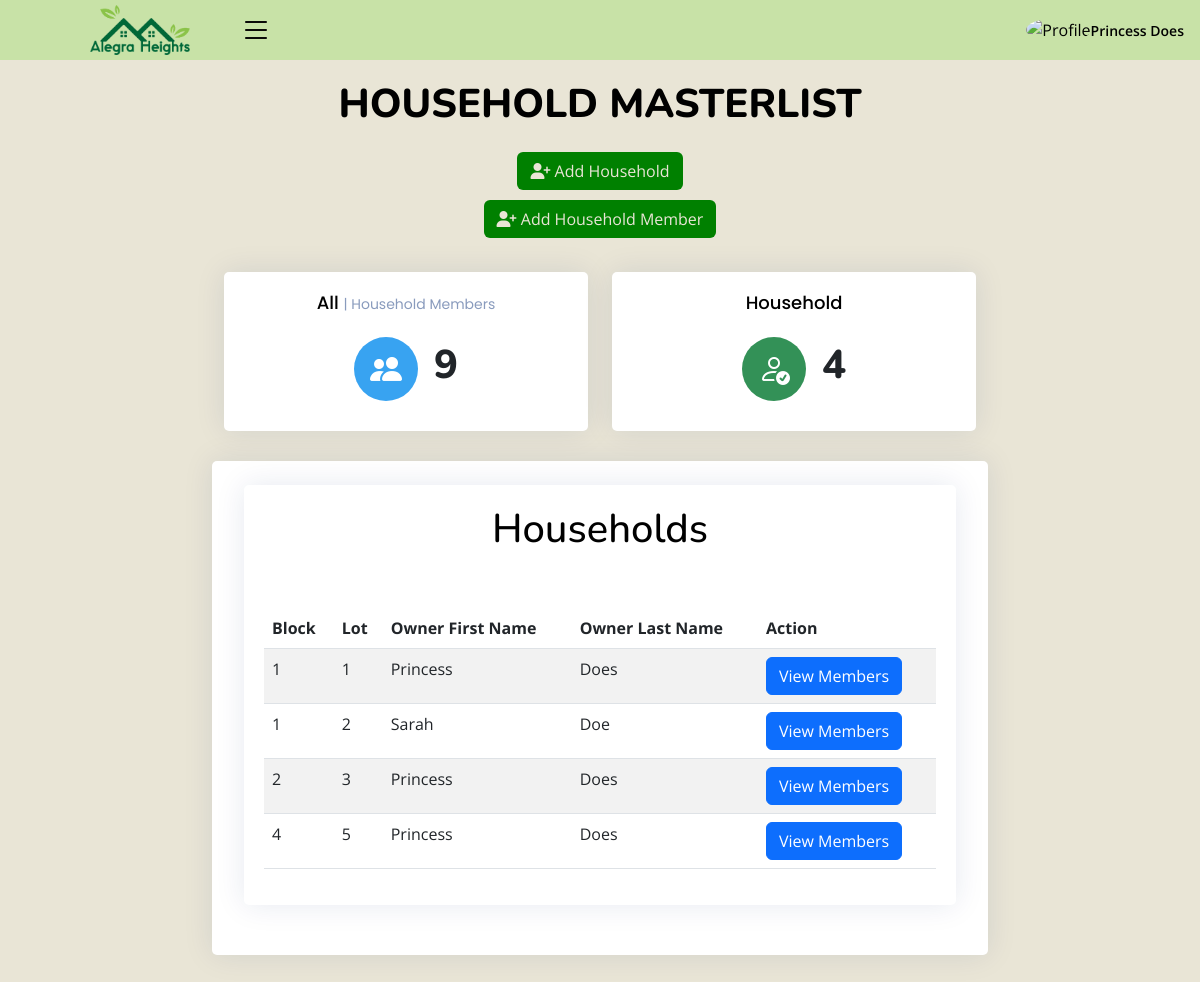
Page /admin/household_masterlist.php (signed in) on the committed database.
### tables this page shows
CREATE TABLE `household` (
  `Blk` varchar(255) NOT NULL,
  `Lot` varchar(255) NOT NULL,
  `household_owner` int(11) DEFAULT NULL,
  `id` int(11) NOT NULL
);

CREATE TABLE `members` (
  `id` int(10) NOT NULL,
  `block_number` int(10) NOT NULL,
  `lot_number` int(10) NOT NULL,
  `first_name` varchar(100) NOT NULL,
  `mid_name` varchar(250) NOT NULL,
  `last_name` varchar(100) NOT NULL,
  `gender` varchar(250) NOT NULL,
  `contact` varchar(250) NOT NULL,
  `username` varchar(250) NOT NULL,
  `password` varchar(250) NOT NULL,
  `user_image` varchar(250) NOT NULL,
  `status` int(11) NOT NULL DEFAULT 1,
  `date_added` date DEFAULT current_timestamp(),
  `household_id` int(11) DEFAULT NULL,
  `membership_plan` varchar(255) DEFAULT 'Monthly',
  `residence_type` varchar(255) DEFAULT 'Homeowner'
);

### admin/household_masterlist.php (the view, shortened to what this page needs)
<?php
include_once("class/db.php");
?>
<!DOCTYPE html>
<html lang="en">
<?php include('header.php')?>
    <link rel="stylesheet" href="https://cdn.datatables.net/1.13.4/css/jquery.dataTables.min.css">
    <link rel="stylesheet" href="https://cdn.datatables.net/searchpanes/2.1.2/css/searchPanes.dataTables.min.css">
    <link rel="stylesheet" href="https://cdn.datatables.net/searchpanes/2.1.2/js/dataTables.searchPanes.min.js">
<body class="toggle-sidebar">
<?php include('headnav.php')?>
<main id="main" class="main">
<div class="pagetitle">
  <h1>HOUSEHOLD MASTERLIST</h1>
  <br>
  <button style="color:#e9e5d6; background-color: #008000;" type="button" data-bs-toggle="modal" data-bs-target="#verticalycentered" class="btn"><i class="fa-solid fa-user-plus"></i> Add Household</button>
  <br>
  <button style="color:#e9e5d6; background-color: #008000; margin-top: 10px;" type="button" data-bs-toggle="modal" data-bs-target="#addHouseholdMember" class="btn"><i class="fa-solid fa-user-plus"></i> Add Household Member</button>
</div>
<br>
<section class="section dashboard">
  <div class="row">
    <div style="margin: auto;" class="col-lg-8">
    <div class="row">
  <div style="text-align: center;" class="col-xxl-6 col-md-6">
              <div class="card info-card sales-card">
                <div  class="card-body">
                  <h5 class="card-title">All <span>| Household Members</span></h5>
                  <div style="" class="d-flex align-items-center justify-content-center">
                    <div style="background-color: #38a3f1; color: white; " class="card-icon rounded-circle d-flex align-items-center justify-content-center">
                    <i class="bi bi-people-fill"></i>
                    </div>
                    <div class="ps-3">
                   <?php
$sql = "SELECT COUNT(*) AS user_count FROM household_members";
if ($result = mysqli_query($conn, $sql)) {
    $row = mysqli_fetch_assoc($result);
    $userCount = $row['user_count'];
}
?>
                      <h1 style="font-weight: 800;"><?php echo $userCount ?></h1>
                    </div>
                  </div>
                </div>
              </div>
            </div>
            <div style="text-align: center;" class="col-xxl-6 col-md-6">
              <div class="card info-card sales-card">
                <div  class="card-body">
                  <h5 class="card-title">Household </h5>
                  <div style="" class="d-flex align-items-center justify-content-center">
                    <div style="background-color: rgb(51, 145, 87); color: white; " class="card-icon rounded-circle d-flex align-items-center justify-content-center">
                    <i class="bi bi-person-check"></i>
                    </div>
                    <div class="ps-3">
                    <?php
    $sql = "SELECT * from household";
      if ($result = mysqli_query($conn, $sql)) {
      $rowcount = mysqli_num_rows( $result );
      }
      ?>
                      <h1 style="font-weight: 800;"><?php echo $rowcount ?></h1>
                    </div>
                  </div>
                </div>
              </div>
            </div>
<br>
      <div class="card">
        <div class="card-body">
            <br>
          <?php
$sql = "SELECT h.blk, h.id, h.lot, m.first_name, m.last_name
        FROM household h
        LEFT JOIN members m ON h.household_owner = m.id";
$result = mysqli_query($conn, $sql);
$households = mysqli_fetch_all($result, MYSQLI_ASSOC);
?>
<div class="card">
    <div class="card-title">
        <h1 class = "text-center">Households</h1>
    </div>
  <div class="card-body">
    <br>
    <table class="table table-striped">
      <thead>
        <tr>
          <th>Block</th>
          <th>Lot</th>
          <th>Owner First Name</th>
          <th>Owner Last Name</th>
          <th>Action</th>
        </tr>
      </thead>
      <tbody>
        <?php foreach ($households as $household):
          $query = "SELECT hm.id, m.first_name, m.last_name, hm.relationship_to_head, hm.occupation, hm.social_security_number, hm.passport_number, hm.other_id_description, hm.other_id_number, hm.social_welfare_programs, hm.is_pwd, hm.is_political_family, hm.is_ethnic
                FROM household_members hm
                JOIN members m ON hm.member_id = m.id
                WHERE hm.household_id = " . $household['id'];
      $result = mysqli_query($conn, $query);
            $members = mysqli_fetch_all($result, MYSQLI_ASSOC);
      ?>
        <tr>
          <td><?= htmlspecialchars($household['blk']) ?></td>
          <td><?= htmlspecialchars($household['lot']) ?></td>
          <td><?= htmlspecialchars($household['first_name']) ?></td>
          <td><?= htmlspecialchars($household['last_name']) ?></td>
          <td><button class = "btn btn-primary text-white" data-bs-toggle="modal" data-bs-target="#householdDetails"  onclick="changeMembers('<?php echo htmlspecialchars(json_encode($members), ENT_QUOTES, 'UTF-8'); ?>')">View Members</button></td>
        </tr>
        <?php endforeach; ?>
      </tbody>
    </table>
  </div>
</div>
        </div>
      </div>
    </div>
  </div>
</section>
</main>
</body>
</html>

### admin/assets/css/style.css (style rules this page uses)
:root { scroll-behavior: smooth; }
body { font-family: "Open Sans", sans-serif; background: #E9E5D6; color: #000000; }
h1, h2, h3, h4, h5, h6 { font-family: "Nunito", sans-serif; }
#main { margin-top: 60px; padding: 20px 30px; transition: all 0.3s; }
.pagetitle { margin-bottom: 10px; text-align: center; }
.pagetitle h1 { font-size: 40px; margin-bottom: 0; font-weight: 800; color: #000000; }
.card { margin-bottom: 30px; border: none; border-radius: 5px; box-shadow: 0px 0 30px rgba(1, 41, 112, 0.1); }
.card-title { padding: 20px 0 15px 0; font-size: 18px; font-weight: 500; color: #000000; font-family: "Poppins", sans-serif; }
.card-title span { color: #899bbd; font-size: 14px; font-weight: 400; }
.card-body { padding: 0 20px 20px 20px; }
@media (min-width: 1200px) { #main, #footer { margin-left: 300px; } }
@media (min-width: 1200px) { .toggle-sidebar #main, .toggle-sidebar #footer { margin-left: 0; } }
.dashboard .info-card { padding-bottom: 10px; }
.dashboard .card-icon { font-size: 32px; line-height: 0; width: 64px; height: 64px; flex-shrink: 0; flex-grow: 0; }
.dashboard .sales-card .card-icon { color: #4154f1; background: #f6f6fe; }

### rows in the picture
household: Blk "1", Lot "1", household_owner.first_name "Princess", household_owner.last_name "Does"
household: Blk "1", Lot "2", household_owner.first_name "Sarah", household_owner.last_name "Doe"
household: Blk "2", Lot "3", household_owner.first_name "Princess", household_owner.last_name "Does"
household: Blk "4", Lot "5", household_owner.first_name "Princess", household_owner.last_name "Does"

### other values in the picture
$_SESSION['name'] "Princess Does"
$userCount "9"
$rowcount "4"
